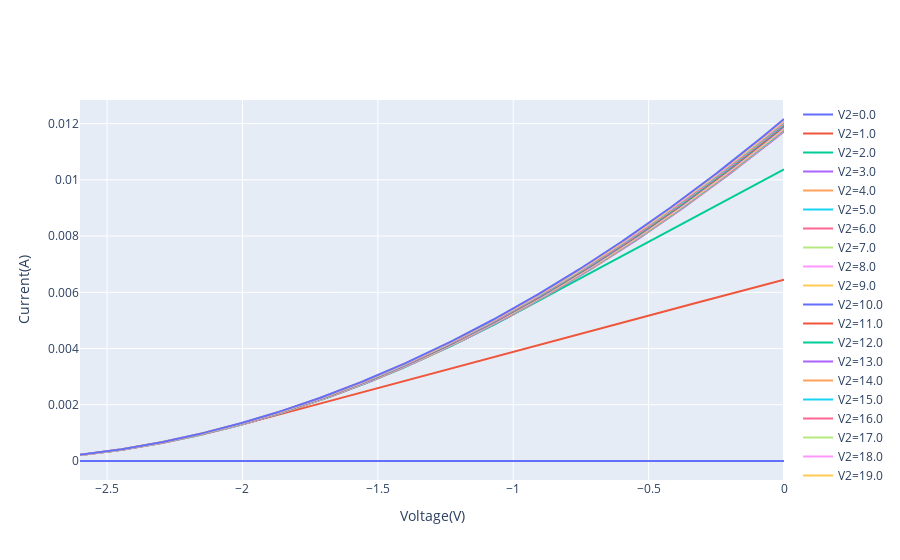
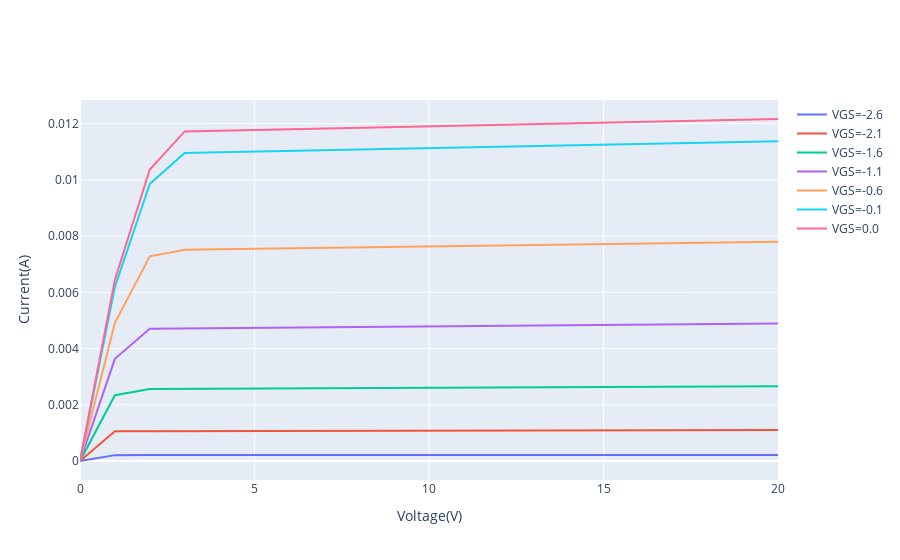

Notebook code cell kept with these figures, in order:
### Code cell
graph("task1.txt")
data2=graph("task2.txt","VGS")

### Figure 1 — Plotly figure (JSON) as saved in the notebook; plotly's stock layout.template omitted (floating-point values rounded to 4 significant figures; data arrays with more than 128 entries replaced by an {"elided": "..."} marker saying what was removed)
{"data": [{"name": "V2=0.0", "type": "scatter", "x": {"elided": "261 float values"}, "y": {"elided": "261 float values"}}, {"name": "V2=1.0", "type": "scatter", "x": {"elided": "261 float values"}, "y": {"elided": "261 float values"}}, {"name": "V2=2.0", "type": "scatter", "x": {"elided": "261 float values"}, "y": {"elided": "261 float values"}}, {"name": "V2=3.0", "type": "scatter", "x": {"elided": "261 float values"}, "y": {"elided": "261 float values"}}, {"name": "V2=4.0", "type": "scatter", "x": {"elided": "261 float values"}, "y": {"elided": "261 float values"}}, {"name": "V2=5.0", "type": "scatter", "x": {"elided": "261 float values"}, "y": {"elided": "261 float values"}}, {"name": "V2=6.0", "type": "scatter", "x": {"elided": "261 float values"}, "y": {"elided": "261 float values"}}, {"name": "V2=7.0", "type": "scatter", "x": {"elided": "261 float values"}, "y": {"elided": "261 float values"}}, {"name": "V2=8.0", "type": "scatter", "x": {"elided": "261 float values"}, "y": {"elided": "261 float values"}}, {"name": "V2=9.0", "type": "scatter", "x": {"elided": "261 float values"}, "y": {"elided": "261 float values"}}, {"name": "V2=10.0", "type": "scatter", "x": {"elided": "261 float values"}, "y": {"elided": "261 float values"}}, {"name": "V2=11.0", "type": "scatter", "x": {"elided": "261 float values"}, "y": {"elided": "261 float values"}}, {"name": "V2=12.0", "type": "scatter", "x": {"elided": "261 float values"}, "y": {"elided": "261 float values"}}, {"name": "V2=13.0", "type": "scatter", "x": {"elided": "261 float values"}, "y": {"elided": "261 float values"}}, {"name": "V2=14.0", "type": "scatter", "x": {"elided": "261 float values"}, "y": {"elided": "261 float values"}}, {"name": "V2=15.0", "type": "scatter", "x": {"elided": "261 float values"}, "y": {"elided": "261 float values"}}, {"name": "V2=16.0", "type": "scatter", "x": {"elided": "261 float values"}, "y": {"elided": "261 float values"}}, {"name": "V2=17.0", "type": "scatter", "x": {"elided": "261 float values"}, "y": {"elided": "261 float values"}}, {"name": "V2=18.0", "type": "scatter", "x": {"elided": "261 float values"}, "y": {"elided": "261 float values"}}, {"name": "V2=19.0", "type": "scatter", "x": {"elided": "261 float values"}, "y": {"elided": "261 float values"}}, {"name": "V2=20.0", "type": "scatter", "x": {"elided": "261 float values"}, "y": {"elided": "261 float values"}}], "layout": {"xaxis": {"title": {"text": "Voltage(V)"}}, "yaxis": {"title": {"text": "Current(A)"}}}}

### Figure 2 — Plotly figure (JSON) as saved in the notebook; plotly's stock layout.template omitted (floating-point values rounded to 4 significant figures)
{"data": [{"name": "VGS=-2.6", "type": "scatter", "x": [0, 1, 2, 3, 4, 5, 6, 7, 8, 9, 10, 11, 12, 13, 14, 15, 16, 17, 18, 19, 20], "y": [3.146e-12, 0.0002089, 0.0002094, 0.0002098, 0.0002103, 0.0002108, 0.0002112, 0.0002117, 0.0002122, 0.0002126, 0.0002131, 0.0002136, 0.000214, 0.0002145, 0.000215, 0.0002154, 0.0002159, 0.0002164, 0.0002169, 0.0002173, 0.0002178]}, {"name": "VGS=-2.1", "type": "scatter", "x": [0, 1, 2, 3, 4, 5, 6, 7, 8, 9, 10, 11, 12, 13, 14, 15, 16, 17, 18, 19, 20], "y": [2.619e-12, 0.001056, 0.001058, 0.001061, 0.001063, 0.001066, 0.001068, 0.00107, 0.001073, 0.001075, 0.001077, 0.00108, 0.001082, 0.001085, 0.001087, 0.001089, 0.001092, 0.001094, 0.001096, 0.001099, 0.001101]}, {"name": "VGS=-1.6", "type": "scatter", "x": [0, 1, 2, 3, 4, 5, 6, 7, 8, 9, 10, 11, 12, 13, 14, 15, 16, 17, 18, 19, 20], "y": [2.089e-12, 0.002341, 0.002558, 0.002564, 0.002569, 0.002575, 0.002581, 0.002586, 0.002592, 0.002598, 0.002604, 0.002609, 0.002615, 0.002621, 0.002626, 0.002632, 0.002638, 0.002644, 0.002649, 0.002655, 0.002661]}, {"name": "VGS=-1.1", "type": "scatter", "x": [0, 1, 2, 3, 4, 5, 6, 7, 8, 9, 10, 11, 12, 13, 14, 15, 16, 17, 18, 19, 20], "y": [1.555e-12, 0.003633, 0.004705, 0.004716, 0.004726, 0.004737, 0.004747, 0.004758, 0.004768, 0.004779, 0.004789, 0.0048, 0.00481, 0.00482, 0.004831, 0.004841, 0.004852, 0.004862, 0.004873, 0.004883, 0.004894]}, {"name": "VGS=-0.6", "type": "scatter", "x": [0, 1, 2, 3, 4, 5, 6, 7, 8, 9, 10, 11, 12, 13, 14, 15, 16, 17, 18, 19, 20], "y": [1.016e-12, 0.004917, 0.007282, 0.007514, 0.007531, 0.007548, 0.007564, 0.007581, 0.007598, 0.007614, 0.007631, 0.007648, 0.007664, 0.007681, 0.007698, 0.007714, 0.007731, 0.007748, 0.007764, 0.007781, 0.007798]}, {"name": "VGS=-0.1", "type": "scatter", "x": [0, 1, 2, 3, 4, 5, 6, 7, 8, 9, 10, 11, 12, 13, 14, 15, 16, 17, 18, 19, 20], "y": [4.185e-13, 0.006195, 0.009856, 0.01096, 0.01098, 0.01101, 0.01103, 0.01105, 0.01108, 0.0111, 0.01113, 0.01115, 0.01118, 0.0112, 0.01122, 0.01125, 0.01127, 0.0113, 0.01132, 0.01135, 0.01137]}, {"name": "VGS=0.0", "type": "scatter", "x": [0, 1, 2, 3, 4, 5, 6, 7, 8, 9, 10, 11, 12, 13, 14, 15, 16, 17, 18, 19, 20], "y": [0, 0.00645, 0.01037, 0.01172, 0.01175, 0.01177, 0.0118, 0.01183, 0.01185, 0.01188, 0.0119, 0.01193, 0.01196, 0.01198, 0.01201, 0.01203, 0.01206, 0.01209, 0.01211, 0.01214, 0.01216]}], "layout": {"xaxis": {"title": {"text": "Voltage(V)"}}, "yaxis": {"title": {"text": "Current(A)"}}}}
